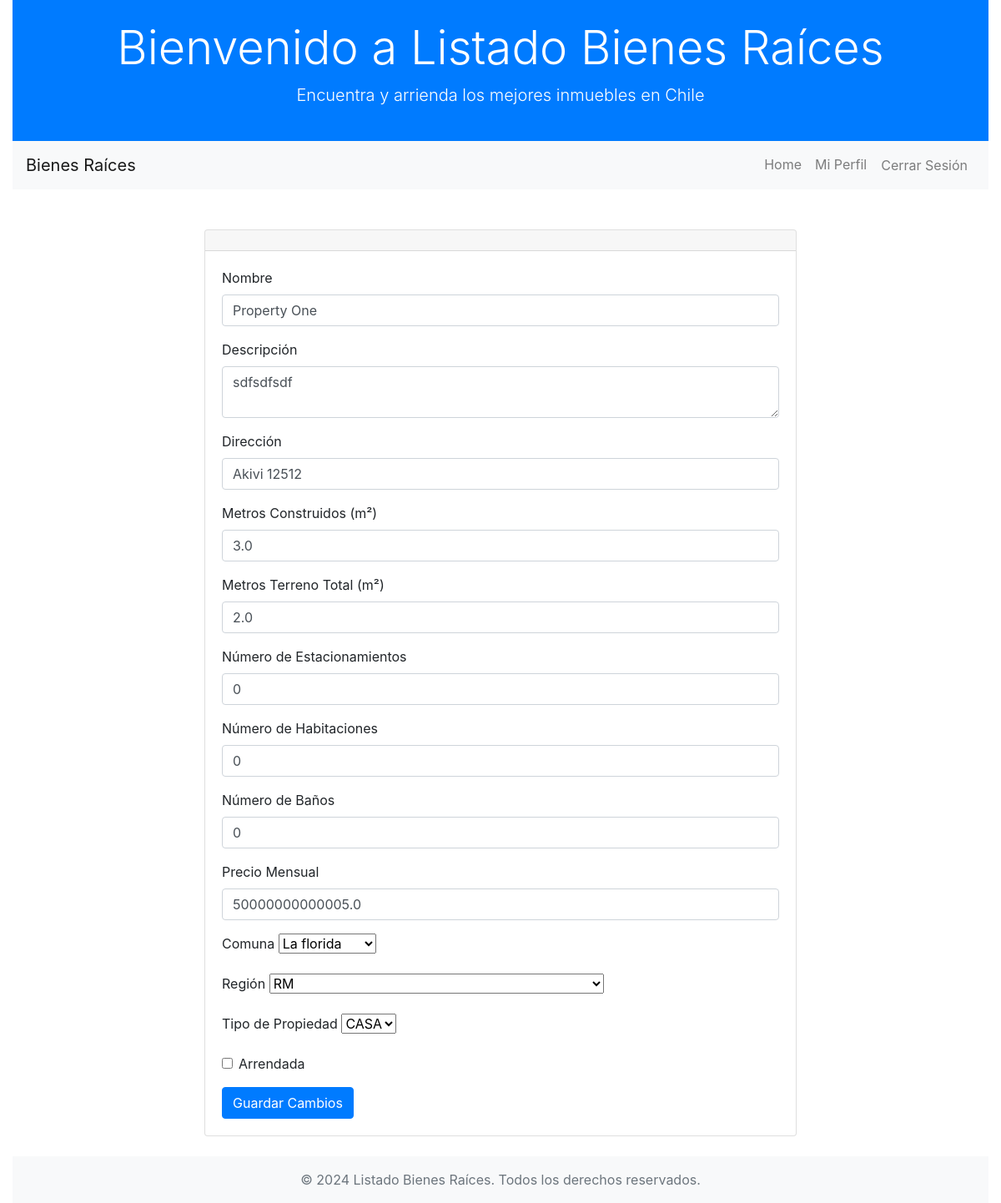
Screenshot of /listings/properties/edit/1/ (signed in) with the database file from the repository.
### listings/models.py (models this page shows, shortened)
class Property(models.Model):
    name = models.CharField(max_length=200)
    description = models.TextField()
    constructed_area = models.FloatField(null=False)
    land_area = models.FloatField(null=False)
    num_parking_spaces = models.IntegerField(default=0)
    num_bedrooms = models.IntegerField(default=0)
    num_bathrooms = models.IntegerField(default=0)
    address = models.CharField(max_length=50, null=False, blank=False)
    monthly_price = models.FloatField(null=False)
    commune = models.ForeignKey(Commune, on_delete=models.CASCADE, null=False)
    region = models.ForeignKey(Region, on_delete=models.CASCADE, null=False)
    property_type = models.ForeignKey(PropertyType, on_delete=models.CASCADE, null=False)
    rented = models.BooleanField(default=False)

### listings/views.py (the view)
# urls.py: path('properties/edit/<int:property_id>/', views.edit_property, name='edit_property'),
@login_required
def edit_property(request, property_id):
    property = get_object_or_404(Property, id=property_id)
    if request.method == 'POST':
        form = PropertyForm(request.POST, instance=property)
        print("POST data:", request.POST)
        if form.is_valid():
            form.save()
            print("Property updated successfully.")
            return redirect('property_list')
        else:
            print("Form is not valid:", form.errors)
    else:
        form = PropertyForm(instance=property)
        print("Form initialized with property data.")
    return render(request, 'edit_property.html', {'form': form})

### listings/forms.py
class PropertyForm(forms.ModelForm):
    class Meta:
        model = Property
        fields = [
            'name', 'description', 'constructed_area', 'land_area', 'num_parking_spaces',
            'num_bedrooms', 'num_bathrooms', 'address', 'monthly_price', 'commune',
            'region', 'property_type', 'rented'
        ]

### listings/templates/edit_property.html (shortened to what this page needs)
{% extends 'base.html' %}
{% block content %}
<div class="container mt-5">
    <div class="row justify-content-center">
        <div class="col-md-8">
            <div class="card">
                <div class="card-header">{{ block.super }}</div>
                <div class="card-body">
                    <form method="post">
                        <div class="mb-3">
                            <label for="id_name" class="form-label">Nombre</label>
                            <input type="text" name="name" maxlength="200" required="" id="id_name" class="form-control" value="{{ form.name.value }}"/>
                        </div>
                        <div class="mb-3">
                            <label for="id_description" class="form-label">Descripción</label>
                            <textarea name="description" id="id_description" required="" class="form-control">{{ form.description.value }}</textarea>
                        </div>
                        <div class="mb-3">
                            <label for="id_address" class="form-label">Dirección</label>
                            <input type="text" name="address" maxlength="50" required="" id="id_address" class="form-control" value="{{ form.address.value }}"/>
                        </div>
                        <div class="mb-3">
                            <label for="id_constructed_area" class="form-label">Metros Construidos (m²)</label>
                            <input type="number" name="constructed_area" required="" id="id_constructed_area" class="form-control" value="{{ form.constructed_area.value }}"/>
                        </div>
                        <div class="mb-3">
                            <label for="id_land_area" class="form-label">Metros Terreno Total (m²)</label>
                            <input type="number" name="land_area" required="" id="id_land_area" class="form-control" value="{{ form.land_area.value }}"/>
                        </div>
                        <div class="mb-3">
                            <label for="id_num_parking_spaces" class="form-label">Número de Estacionamientos</label>
                            <input type="number" name="num_parking_spaces" id="id_num_parking_spaces" class="form-control" value="{{ form.num_parking_spaces.value }}"/>
                        </div>
                        <div class="mb-3">
                            <label for="id_num_bedrooms" class="form-label">Número de Habitaciones</label>
                            <input type="number" name="num_bedrooms" id="id_num_bedrooms" class="form-control" value="{{ form.num_bedrooms.value }}"/>
                        </div>
                        <div class="mb-3">
                            <label for="id_num_bathrooms" class="form-label">Número de Baños</label>
                            <input type="number" name="num_bathrooms" id="id_num_bathrooms" class="form-control" value="{{ form.num_bathrooms.value }}"/>
                        </div>
                        <div class="mb-3">
                            <label for="id_monthly_rent" class="form-label">Precio Mensual</label>
                            <input type="number" name="monthly_price" required="" id="id_monthly_rent" class="form-control" value="{{ form.monthly_price.value }}"/>
                        </div>
                        <div class="mb-3">
                            <label for="id_commune" class="form-label">Comuna</label>
                            <select name="commune" id="id_commune" required="" class="form-select">
                                {% for commune in form.commune.field.queryset %}
                                    <option value="{{ commune.id }}" {% if form.commune.value == commune.id %}selected{% endif %}>{{ commune.name }}</option>
                                {% endfor %}
                            </select>
                        </div>
                        <div class="mb-3">
                            <label for="id_region" class="form-label">Región</label>
                            <select name="region" id="id_region" required="" class="form-select">
                                {% for region in form.region.field.queryset %}
                                    <option value="{{ region.id }}" {% if form.region.value == region.id %}selected{% endif %}>{{ region.name }}</option>
                                {% endfor %}
                            </select>
                        </div>
                        <div class="mb-3">
                            <label for="id_property_type" class="form-label">Tipo de Propiedad</label>
                            <select name="property_type" id="id_property_type" required="" class="form-select">
                                {% for property_type in form.property_type.field.queryset %}
                                    <option value="{{ property_type.id }}" {% if form.property_type.value == property_type.id %}selected{% endif %}>{{ property_type.name }}</option>
                                {% endfor %}
                            </select>
                        </div>
                        <div class="mb-3 form-check">
                            <input type="checkbox" name="rented" id="id_rented" class="form-check-input" {% if form.rented.value %}checked{% endif %}/>
                            <label for="id_rented" class="form-check-label">Arrendada</label>
                        </div>
                        <button type="submit" class="btn btn-primary">Guardar Cambios</button>
                    </form>
                </div>
            </div>
        </div>
    </div>
</div>
{% endblock %}

### rows the page displays
Property: name "Property One", description "sdfsdfsdf", address "Akivi 12512", constructed_area "3.0", land_area "2.0", monthly_price "50000000000005.0"

### other values shown
form field commune "La florida"
form field region "RM"
form field property_type "CASA"
